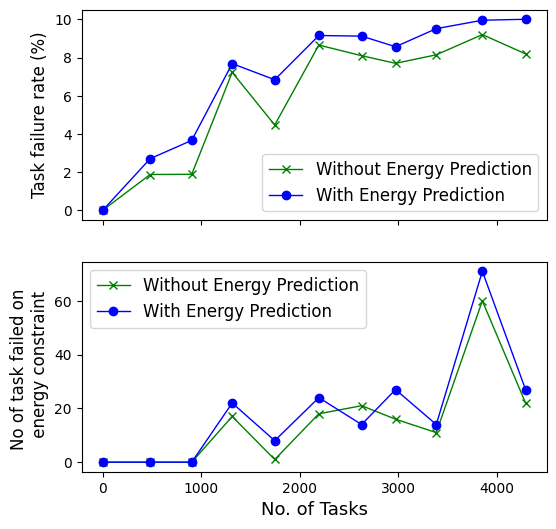

Write the Python code that produced this figure.
import matplotlib.pyplot as plt

x_axis = [0, 481, 903, 1314, 1746, 2194, 2629, 2973, 3387, 3855, 4294]

#failure:
y_axis_task_failure_pred = [0, 1.871, 1.882, 7.229, 4.467, 8.66, 8.101, 7.702, 8.148, 9.208, 8.197]
y_axis_task_failure_non_pred = [0, 2.702, 3.661, 7.686, 6.841, 9.161, 9.128, 8.572, 9.52, 9.961, 10.012]

#Failure on Energy
y_axis_task_failure_energy_const_pred = [0, 0, 0, 17, 1,  18, 21, 16, 11, 60, 22]
y_axis_task_failure_energy_const_non_pred = [0, 0, 0, 22, 8, 24, 14, 27, 14, 71, 27]

#energy consumption
#y_axis_energy_consumption_pred=[0, 26.8063, 52.038, 72.624, 103.923, 119.595, 146.924, 165.550, 192.324, 233.336, 251.789]
#y_axis_energy_consumption_non_pred = [0, 29.9024, 57.9701, 70.9023, 114.7352, 125.8541, 154.4443, 175.5405, 208.2505, 245.4393, 281.6943]

#fig, (ax1, ax2, ax3) = plt.subplots(3, 1, figsize=(6, 8), sharex=True) #horizontal
fig, (ax1, ax2) = plt.subplots(2, 1, figsize=(6, 6), sharex=True) #horizontal

ax1.plot(x_axis, y_axis_task_failure_pred, marker='x', label='Without Energy Prediction', linewidth=1, color='green')
ax1.plot(x_axis, y_axis_task_failure_non_pred, marker='o', label='With Energy Prediction', linewidth=1, color='blue')
ax1.set_ylabel('Task failure rate (%)', fontsize = 12)

ax2.plot(x_axis, y_axis_task_failure_energy_const_pred,  marker='x', label='Without Energy Prediction', linewidth=1, color='green')
ax2.plot(x_axis, y_axis_task_failure_energy_const_non_pred, marker='o', label='With Energy Prediction', linewidth=1, color='blue')
ax2.set_ylabel('No of task failed on \n energy constraint', fontsize = 12)

#ax3.plot(x_axis, y_axis_energy_consumption_pred,  marker='x', label='Without Energy Prediction', linewidth=1, color='green')
#ax3.plot(x_axis, y_axis_energy_consumption_non_pred, marker='o', label='With Energy Prediction', linewidth=1, color='blue')
#ax3.set_ylabel('Energy consumption (Wh)', fontsize = 12)

plt.xlabel('No. of Tasks', fontsize = 13) 
ax1.legend(loc='best', prop={'size': 12})
ax2.legend(loc='best', prop={'size': 12})
#ax3.legend(loc='best', prop={'size': 12})

plt.savefig('LSTM_random_EH.png', bbox_inches='tight')
plt.show()
